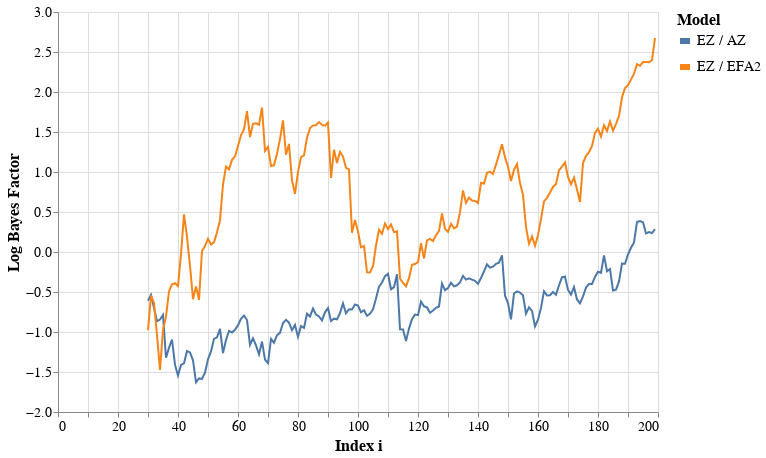

The notebook cell saved with this chart:
### Code cell
bfdf = pd.DataFrame.from_dict(bf)
bfdf.rename({
    'm5':'AZ', 
    'm7':'EZ',
    'm9':'EFA2',
#     'm10':'EFA2.C',
    'm15':'EFA1',
    'm16':'EFA3'
}, axis=1, inplace=True)

bfdf['t']  = np.arange(30, len(bfdf)+30)
for i in ['AZ', 'EFA2']:
    bfdf['EZ / '+str(i)] = bfdf['EZ']-bfdf[str(i)]
bfdf.drop(['EFA2', 'EFA1', 'EZ', 'EFA3', 'AZ'], axis=1, inplace=True)
bfdf = bfdf.melt(id_vars='t', var_name='Model')

width = 600
height = 400
c = alt.Chart(bfdf).mark_line(
    strokeWidth = 2,
    ).encode(
    alt.X('t:Q', title='Index i', scale=alt.Scale(domain=[0,200])),
    alt.Y('value:Q', title='Log Bayes Factor'),
    alt.Color('Model')
    ).properties(
    width=width, height=height
    ).configure_legend(
    titleFontSize=16,
    labelFontSize=14,
    symbolStrokeWidth=6
    ).configure_axis(
    labelFontSize=14,
    titleFontSize=16
)
c

### Figure 1 — Vega-Lite specification as saved in the notebook (floating-point values rounded to 4 significant figures; data arrays with more than 128 entries replaced by an {"elided": "..."} marker saying what was removed)
{"config": {"view": {"continuousWidth": 400, "continuousHeight": 300}, "axis": {"labelFontSize": 14, "titleFontSize": 16}, "legend": {"labelFontSize": 14, "symbolStrokeWidth": 6, "titleFontSize": 16}}, "data": {"name": "data-ec1bb79d7996d05e74e14ed543baa749"}, "mark": {"type": "line", "strokeWidth": 2}, "encoding": {"color": {"type": "nominal", "field": "Model"}, "x": {"type": "quantitative", "field": "t", "scale": {"domain": [0, 200]}, "title": "Index i"}, "y": {"type": "quantitative", "field": "value", "title": "Log Bayes Factor"}}, "height": 400, "width": 600, "$schema": "https://vega.github.io/schema/vega-lite/v4.8.1.json", "datasets": {"data-ec1bb79d7996d05e74e14ed543baa749": {"elided": "340 records"}}}
